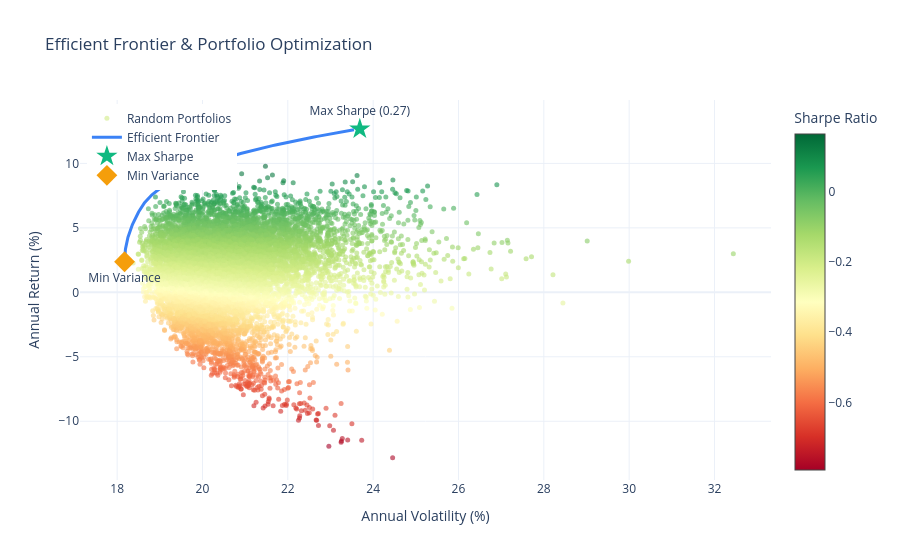

Notebook source saved alongside this figure:
### Code cell
fig = plot_efficient_frontier(frontier, random_portfolios, max_sharpe, min_var, list(log_returns.columns))
fig.show()

### Figure 1 — Plotly figure (JSON) as saved in the notebook; plotly's stock layout.template omitted (floating-point values rounded to 4 significant figures; data arrays with more than 128 entries replaced by an {"elided": "..."} marker saying what was removed)
{"data": [{"hovertemplate": "Return: %{y:.2f}%<br>Volatility: %{x:.2f}%<br>Sharpe: %{marker.color:.2f}<extra></extra>", "marker": {"color": {"elided": "10000 float values"}, "colorbar": {"title": {"text": "Sharpe Ratio"}}, "colorscale": [[0, "rgb(165,0,38)"], [0.1, "rgb(215,48,39)"], [0.2, "rgb(244,109,67)"], [0.3, "rgb(253,174,97)"], [0.4, "rgb(254,224,139)"], [0.5, "rgb(255,255,191)"], [0.6, "rgb(217,239,139)"], [0.7, "rgb(166,217,106)"], [0.8, "rgb(102,189,99)"], [0.9, "rgb(26,152,80)"], [1, "rgb(0,104,55)"]], "opacity": 0.6, "showscale": true, "size": 5}, "mode": "markers", "name": "Random Portfolios", "type": "scatter", "x": {"elided": "10000 float values"}, "y": {"elided": "10000 float values"}}, {"line": {"color": "#3B82F6", "width": 3}, "mode": "lines", "name": "Efficient Frontier", "type": "scatter", "x": {"elided": "200 float values"}, "y": {"elided": "200 float values"}}, {"marker": {"color": "#10B981", "size": 16, "symbol": "star"}, "mode": "markers+text", "name": "Max Sharpe", "text": ["Max Sharpe (0.27)"], "textposition": "top center", "type": "scatter", "x": [23.69], "y": [12.67]}, {"marker": {"color": "#F59E0B", "size": 16, "symbol": "diamond"}, "mode": "markers+text", "name": "Min Variance", "text": ["Min Variance"], "textposition": "bottom center", "type": "scatter", "x": [18.17], "y": [2.371]}], "layout": {"legend": {"x": 0.01, "xanchor": "left", "y": 0.99, "yanchor": "top"}, "title": {"text": "Efficient Frontier & Portfolio Optimization"}, "xaxis": {"title": {"text": "Annual Volatility (%)"}}, "yaxis": {"title": {"text": "Annual Return (%)"}}}}
